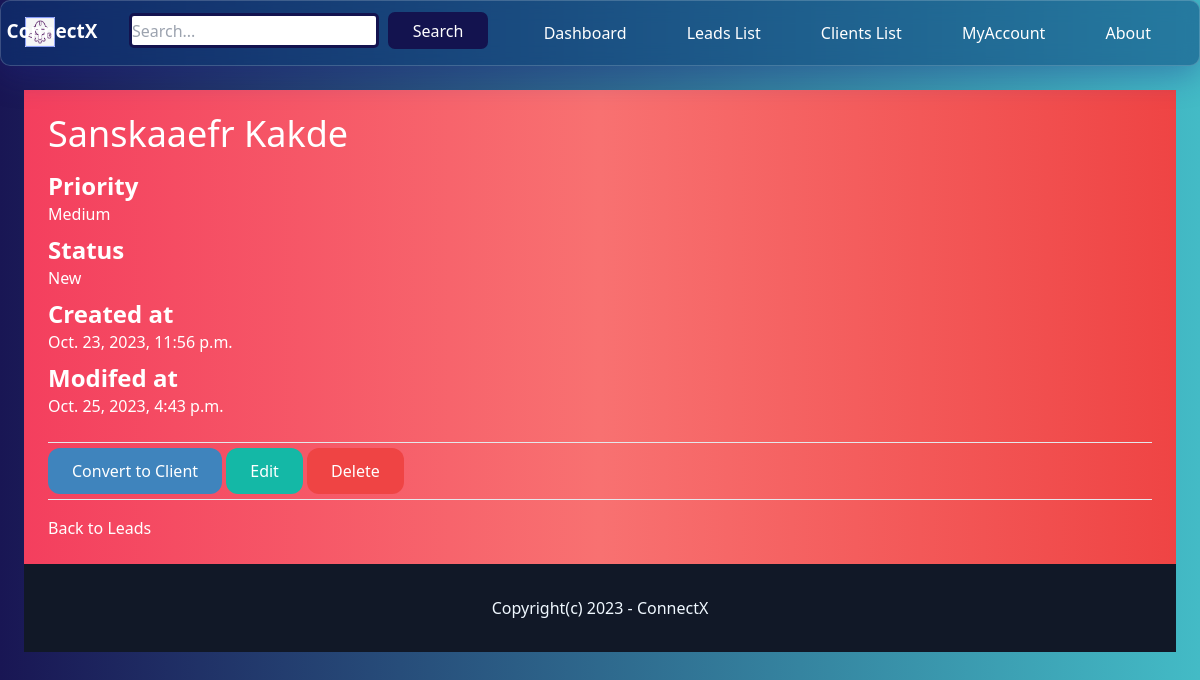
Page /dashboard/leads/21/ (signed in) on the committed database.
### leads/models.py (models this page shows, shortened)
class Lead(models.Model):
    LOW = 'low'
    MEDIUM = 'medium'
    HIGH = 'high'
    CHOICES_PRIORITY = (
        (LOW, 'Low'),
        (MEDIUM, 'Medium'),
        (HIGH, 'High'),
    )
    NEW = 'new'
    CONTACTED = 'contacted'
    WON = 'won'
    LOST = 'lost'
    CHOICES_STATUS = (
        (NEW, 'New'),
        (CONTACTED, 'Contacted'),
        (WON, 'Won'),
        (LOST, 'Lost'),
    )
    plot = 'plot'
    readyTomove = 'readyTomove'
    apartment = 'apartment'
    Property_type=(
        (plot, 'plot'),
        (readyTomove, 'readyTomove'),
        (apartment, 'apartment'),
    )
    team = models.ForeignKey(Team, related_name='leads', on_delete=models.CASCADE)
    name = models.CharField(max_length=255)
    email = models.EmailField()
    phone = models.CharField(max_length=11,default=' ')
    Address = models.TextField(max_length=50, default=' ',blank=False,null=False)
    property_price = models.IntegerField(default='00')
    property_size = models.CharField(max_length=25,default=' ')
    property_locality = models.CharField(max_length=25, default=' ')
    property_type = models.CharField(max_length=11, choices=Property_type, default=plot)
    priority = models.CharField(max_length=10, choices=CHOICES_PRIORITY, default=MEDIUM)
    status = models.CharField(max_length=10, choices=CHOICES_STATUS, default=NEW)
    converted_to_client = models.BooleanField(default=False)
    created_by = models.ForeignKey(User, related_name='leads', on_delete=models.CASCADE)
    created_at = models.DateTimeField(auto_now_add=True)
    modified_at = models.DateTimeField(auto_now=True)
    class Meta:
        ordering = ('name',)

### leads/views.py (the view)
# urls.py: path('<int:pk>/', views.LeadDetailView.as_view(), name='detail'),
class LeadDetailView(LoginRequiredMixin, DetailView):
    model = Lead
    def get_queryset(self):
        queryset = super(LeadDetailView, self).get_queryset()
        team = self.request.user.userprofile.active_team
        return queryset.filter(team=team, pk=self.kwargs.get('pk'))

### teams/context_processors.py (called while the page is built)
def active_team(request):
    if request.user.is_authenticated:
        active_team = request.user.userprofile.get_active_team()
        if not active_team:
            active_team = Team.objects.filter(created_by=request.user)[0]
    else:
        active_team = None
    return {'active_team': active_team}

### userprofile/models.py (called while the page is built)
    def get_active_team(self):
        if self.active_team:
            return self.active_team
        else:
            return Team.objects.filter(members__in=[self.user.id]).first()

### leads/templates/leads/lead_detail.html (shortened to what this page needs)
{% extends 'core/base.html' %}
{% block content %}
    <div class="py-6 px-6 bg-gradient">
        <div class="glass">
    <div class="py-6 px-6  bg-gradient-to-r from-rose-500 via-red-400 to-red-500">
        <h1 class="mb-4 text-4xl" style="color:  white;">{{ lead.name }}</h1>
        <p class="text-2xl font-semibold text-white">Priority</p>
        <p class="mb-2 text-white">{{ lead.get_priority_display }}</p>
        <p class="text-2xl font-semibold text-white">Status</p>
        <p class="mb-2 text-white">{{ lead.get_status_display }}</p>
        <p class="text-2xl font-semibold text-white">Created at</p>
        <p class="mb-2 text-white">{{ lead.created_at }}</p>
        <p class="text-2xl font-semibold text-white">Modifed at</p>
        <p class="mb-6 text-white">{{ lead.modified_at }}</p>
        <hr class="my-4 text-white">
        <a href="{% url 'leads:convert' lead.id %}" class="text-2x1 py-3 px-6 rounded-xl bg-sky-blue-500 text-white" style="background-color: #3f84bd;">Convert to Client</a>
        <a href="{% url 'leads:edit' lead.id %}" class="py-3 px-6 rounded-xl bg-teal-500 text-white">Edit</a>
        <a href="#" onclick="document.getElementById('lead_delete_form').submit();" class="py-3 px-6 rounded-xl bg-red-500 text-white">Delete</a>
        <hr class="my-4">
        <a href="{% url 'leads:list' %}" class="text-white">Back to Leads</a>
    </div>
</div>
{% endblock %}

### core/templates/core/base.html (style rules this page uses)
body { background: #191654; background: -webkit-linear-gradient(to left, #43bbc6,#191654); background: linear-gradient(to left,#43bbc6,#191654); }

### rows in the picture
Lead: name "Sanskaaefr Kakde", priority "Medium", status "New", created_at "Oct. 23, 2023, 11:56 p.m.", modified_at "Oct. 25, 2023, 4:43 p.m."
